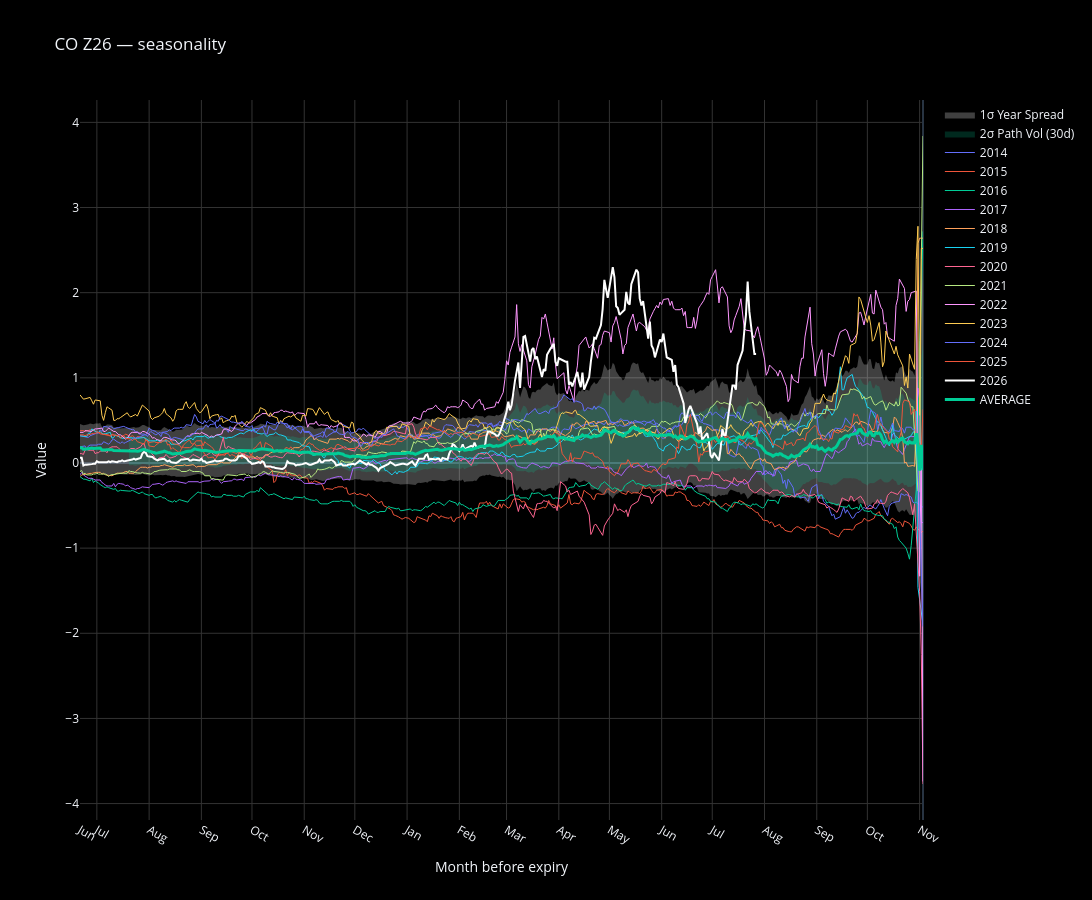

The code cell stored with this chart in its notebook:
### Code cell
result = sznlty.expression_seasonality("CO", "Z26- F27", start_year=2014, end_year=2026, window_days=500)
plotter.plot_seasonality(result, title="CO Z26 — seasonality")

### Figure 1 — Plotly figure (JSON) as saved in the notebook; plotly's stock layout.template omitted (floating-point values rounded to 4 significant figures; data arrays with more than 128 entries replaced by an {"elided": "..."} marker saying what was removed)
{"data": [{"fill": "toself", "fillcolor": "rgba(255, 255, 255, 0.25)", "hoverinfo": "skip", "line": {"color": "rgba(255,255,255,0)"}, "name": "1σ Year Spread", "showlegend": true, "type": "scatter", "x": {"elided": "1002 int values"}, "y": {"elided": "1002 float values"}}, {"fill": "toself", "fillcolor": "rgba(0, 204, 150, 0.2)", "hoverinfo": "skip", "line": {"color": "rgba(255,255,255,0)"}, "name": "2σ Path Vol (30d)", "showlegend": true, "type": "scatter", "x": {"elided": "944 int values"}, "y": {"elided": "944 float values"}}, {"customdata": {"elided": "501 str values"}, "hovertemplate": "2014<br>Date: %{customdata}<br>Value: %{y:.2f}<extra></extra>", "line": {"color": "#636EFA", "width": 1}, "mode": "lines", "name": "2014", "type": "scatter", "x": {"elided": "501 int values"}, "y": {"elided": "501 float values"}}, {"customdata": {"elided": "501 str values"}, "hovertemplate": "2015<br>Date: %{customdata}<br>Value: %{y:.2f}<extra></extra>", "line": {"color": "#EF553B", "width": 1}, "mode": "lines", "name": "2015", "type": "scatter", "x": {"elided": "501 int values"}, "y": {"elided": "501 float values"}}, {"customdata": {"elided": "501 str values"}, "hovertemplate": "2016<br>Date: %{customdata}<br>Value: %{y:.2f}<extra></extra>", "line": {"color": "#00CC96", "width": 1}, "mode": "lines", "name": "2016", "type": "scatter", "x": {"elided": "501 int values"}, "y": {"elided": "501 float values"}}, {"customdata": {"elided": "501 str values"}, "hovertemplate": "2017<br>Date: %{customdata}<br>Value: %{y:.2f}<extra></extra>", "line": {"color": "#AB63FA", "width": 1}, "mode": "lines", "name": "2017", "type": "scatter", "x": {"elided": "501 int values"}, "y": {"elided": "501 float values"}}, {"customdata": {"elided": "501 str values"}, "hovertemplate": "2018<br>Date: %{customdata}<br>Value: %{y:.2f}<extra></extra>", "line": {"color": "#FFA15A", "width": 1}, "mode": "lines", "name": "2018", "type": "scatter", "x": {"elided": "501 int values"}, "y": {"elided": "501 float values"}}, {"customdata": {"elided": "501 str values"}, "hovertemplate": "2019<br>Date: %{customdata}<br>Value: %{y:.2f}<extra></extra>", "line": {"color": "#19D3F3", "width": 1}, "mode": "lines", "name": "2019", "type": "scatter", "x": {"elided": "501 int values"}, "y": {"elided": "501 float values"}}, {"customdata": {"elided": "501 str values"}, "hovertemplate": "2020<br>Date: %{customdata}<br>Value: %{y:.2f}<extra></extra>", "line": {"color": "#FF6692", "width": 1}, "mode": "lines", "name": "2020", "type": "scatter", "x": {"elided": "501 int values"}, "y": {"elided": "501 float values"}}, {"customdata": {"elided": "501 str values"}, "hovertemplate": "2021<br>Date: %{customdata}<br>Value: %{y:.2f}<extra></extra>", "line": {"color": "#B6E880", "width": 1}, "mode": "lines", "name": "2021", "type": "scatter", "x": {"elided": "501 int values"}, "y": {"elided": "501 float values"}}, {"customdata": {"elided": "501 str values"}, "hovertemplate": "2022<br>Date: %{customdata}<br>Value: %{y:.2f}<extra></extra>", "line": {"color": "#FF97FF", "width": 1}, "mode": "lines", "name": "2022", "type": "scatter", "x": {"elided": "501 int values"}, "y": {"elided": "501 float values"}}, {"customdata": {"elided": "501 str values"}, "hovertemplate": "2023<br>Date: %{customdata}<br>Value: %{y:.2f}<extra></extra>", "line": {"color": "#FECB52", "width": 1}, "mode": "lines", "name": "2023", "type": "scatter", "x": {"elided": "501 int values"}, "y": {"elided": "501 float values"}}, {"customdata": {"elided": "501 str values"}, "hovertemplate": "2024<br>Date: %{customdata}<br>Value: %{y:.2f}<extra></extra>", "line": {"color": "#636EFA", "width": 1}, "mode": "lines", "name": "2024", "type": "scatter", "x": {"elided": "501 int values"}, "y": {"elided": "501 float values"}}, {"customdata": {"elided": "501 str values"}, "hovertemplate": "2025<br>Date: %{customdata}<br>Value: %{y:.2f}<extra></extra>", "line": {"color": "#EF553B", "width": 1}, "mode": "lines", "name": "2025", "type": "scatter", "x": {"elided": "501 int values"}, "y": {"elided": "501 float values"}}, {"customdata": {"elided": "402 str values"}, "hovertemplate": "2026<br>Date: %{customdata}<br>Value: %{y:.2f}<extra></extra>", "line": {"color": "white", "width": 2}, "mode": "lines", "name": "2026", "type": "scatter", "x": {"elided": "402 int values"}, "y": {"elided": "402 float values"}}, {"hovertemplate": "AVERAGE<br>Days to expiry: %{x}<br>Value: %{y:.2f}<extra></extra>", "line": {"color": "#00CC96", "width": 3}, "mode": "lines", "name": "AVERAGE", "type": "scatter", "x": {"elided": "501 int values"}, "y": {"elided": "501 float values"}}], "layout": {"height": 900, "hovermode": "x unified", "paper_bgcolor": "black", "plot_bgcolor": "black", "title": {"text": "CO Z26 — seasonality"}, "width": 1600, "xaxis": {"gridcolor": "#333", "ticktext": ["Jun", "Jul", "Aug", "Sep", "Oct", "Nov", "Dec", "Jan", "Feb", "Mar", "Apr", "May", "Jun", "Jul", "Aug", "Sep", "Oct", "Nov"], "tickvals": [-500, -490, -459, -428, -398, -367, -337, -306, -275, -247, -216, -186, -155, -125, -94, -63, -33, -2], "title": {"text": "Month before expiry"}}, "yaxis": {"gridcolor": "#333", "title": {"text": "Value"}}}}
